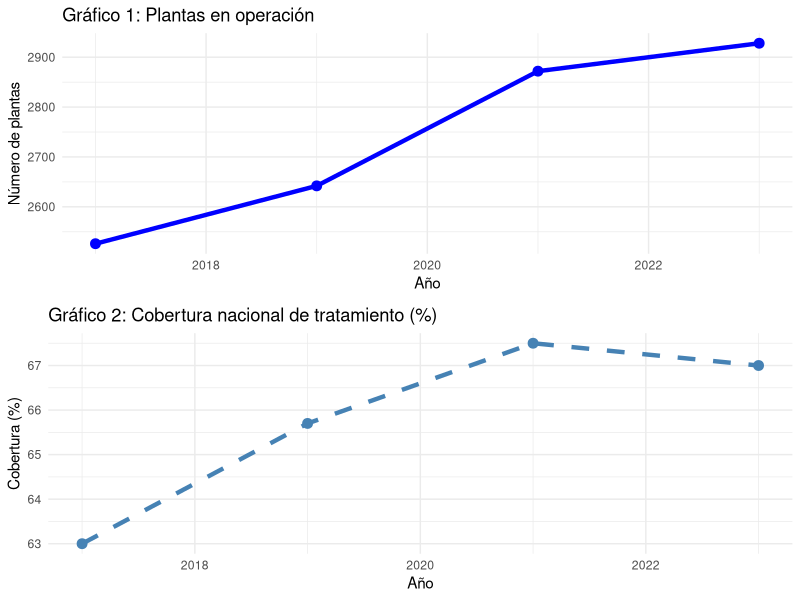
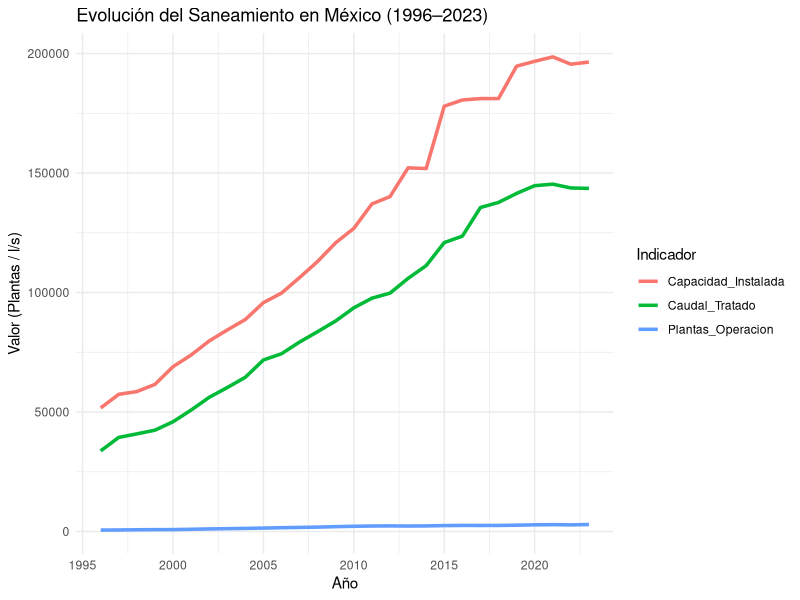

These charts were generated, in order, by the following R code:

  # Hipótesis 1. El nivel de cobertura del tratamiento de aguas residuales en México ha mostrado un incremento significativo.

# Paquetes utilizados
library(ggplot2)
library(gridExtra)
library(readr)
library(tidyr)

datos <- data.frame(
  Año = c(2017, 2019, 2021, 2023),
  Plantas = c(2526, 2642, 2872, 2928),
  Cobertura = c(63.0, 65.7, 67.5, 67.0)
)

# Transformar datos en tabla como un data frame
tabla_conagua <- data.frame(
  Año = c(2017, 2019, 2021, 2023),
  Plantas_en_operacion = c(2526, 2642, 2872, 2928),
  Capacidad_instalada = c(181150.24, 194715.32, 198603.55, 196442.66),
  Caudal_tratado = c(135580.28, 141479.04, 145341.00, 143568.17),
  Cobertura_nacional_porcentaje = c(63.0, 65.7, 67.5, 67.0)
)

# Ver tabla
print(tabla_conagua)

# Guardar tabla en CSV
write_csv(tabla_conagua, "Tabla_H1.csv")

# Gráfico 1: Plantas en operación
g1 <- ggplot(datos, aes(x = Año, y = Plantas)) +
  geom_line(color = "blue", linewidth = 1.5) +
  geom_point(color = "blue", size = 3) +
  labs(title = "Gráfico 1: Plantas en operación", x = "Año", y = "Número de plantas") +
  theme_minimal()

# Gráfico 2: Cobertura nacional
g2 <- ggplot(datos, aes(x = Año, y = Cobertura)) +
  geom_line(color = "steelblue", linewidth = 1.5, linetype = "dashed") +
  geom_point(color = "steelblue", size = 3) +
  labs(title = "Gráfico 2: Cobertura nacional de tratamiento (%)", x = "Año", y = "Cobertura (%)") +
  theme_minimal()

# Ver ambos gráficos juntos
grid.arrange(g1, g2, ncol = 1)

# Grafico sobre la evolucion del saneaminto en Mexico (1996-2023).
# Datos
saneamiento <- data.frame(
  Año = 1996:2023,
  Plantas_Operacion = c(595, 639, 727, 777, 793, 938, 1077, 1182, 1300, 1433, 1593, 1710, 1833, 2029, 2186, 2289, 2342, 2287, 2337, 2477, 2536, 2526, 2540, 2642, 2786, 2872, 2774, 2928),
  Capacidad_Instalada = c(51696.3, 57401.7, 58560.2, 61559.0, 68970.0, 73852.6, 79735.0, 84331.5, 88718.3, 95774.3, 99764.2, 106266.7, 113024.0, 120860.9, 126847.5, 137082.1, 140142.1, 152171.9, 151883.4, 177973.6, 180569.7, 181150.2, 181152.2, 194715.3, 196749.5, 198603.6, 195536.8, 196442.7),
  Caudal_Tratado = c(33745.4, 39388.8, 40854.7, 42396.8, 45927.3, 50810.0, 56148.5, 60242.6, 64541.9, 71784.8, 74388.3, 79294.3, 83640.6, 88127.1, 93600.2, 97640.2, 99750.2, 105934.9, 111253.5, 120902.2, 123586.8, 135580.3, 137698.6, 141479.0, 144710.0, 145341.0, 143756.7, 143568.2)
)

# Convertir a formato largo (para ggplot)
saneamiento_long <- pivot_longer(saneamiento, 
                                 cols = -Año,
                                 names_to = "Variable",
                                 values_to = "Valor")

# Grafico 
ggplot(saneamiento_long, aes(x = Año, y = Valor, color = Variable)) +
  geom_line(size = 1.2) +
  labs(title = "Evolución del Saneamiento en México (1996–2023)",
       y = "Valor (Plantas / l/s)",
       color = "Indicador") +
  theme_minimal()

